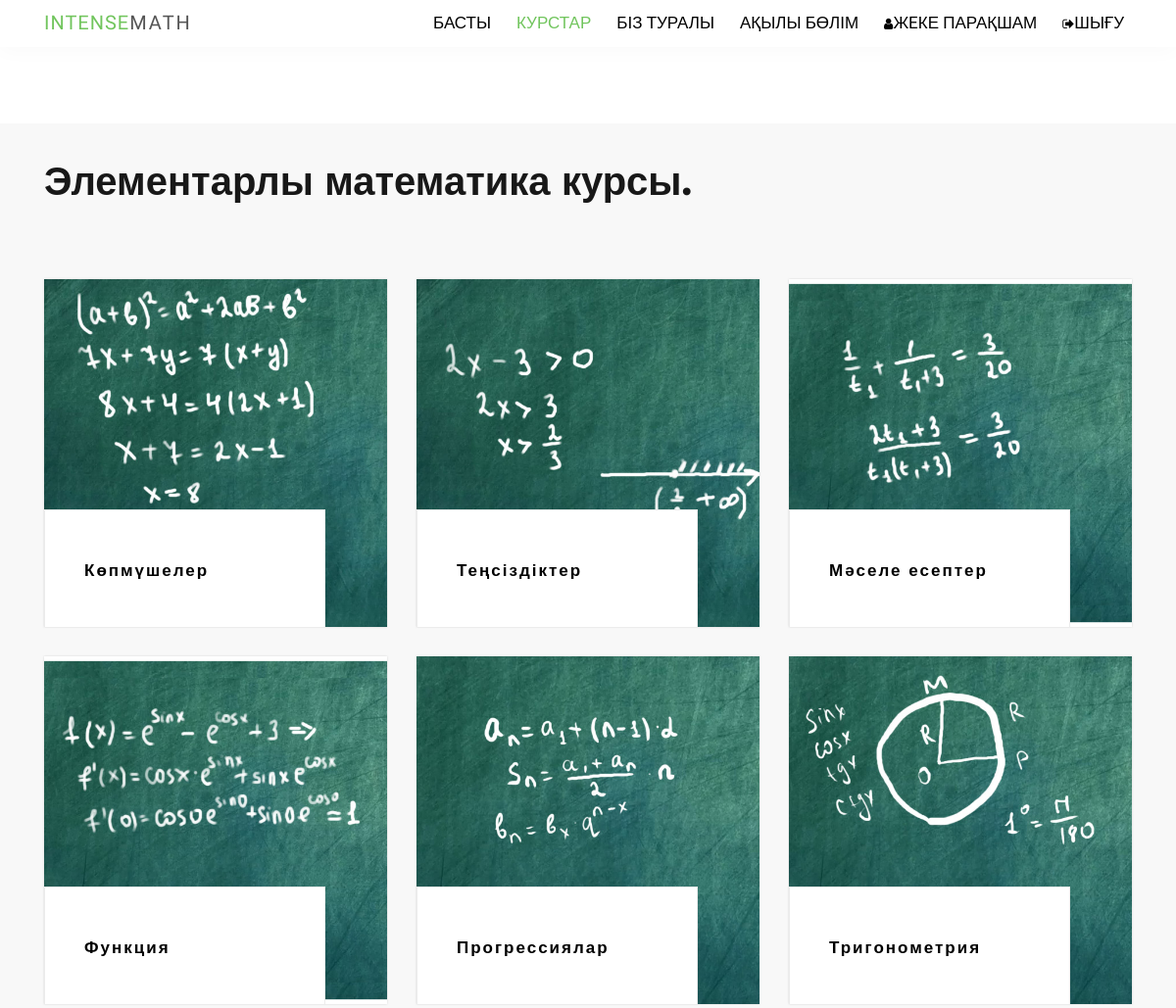
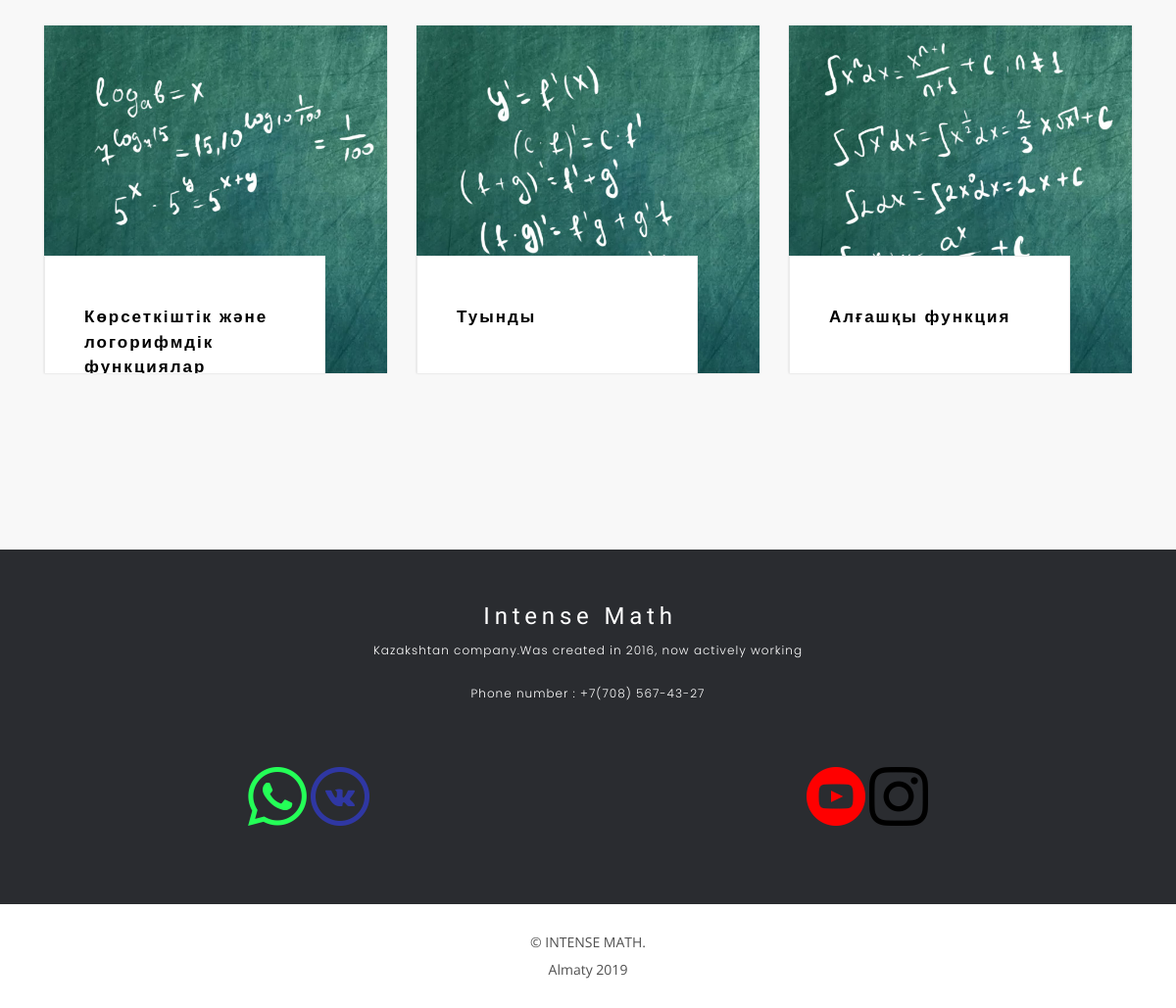
Page /category/ (signed in) on the committed database (2 pictures, top to bottom).
### mathapp/models.py (models this page shows, shortened)
class Category(models.Model):
	name = models.CharField(max_length=50)
	slug = models.SlugField()
	text = models.TextField(null=True)
	image = models.ImageField(upload_to=generic_filename, blank=True, null=True)
	def get_absolute_url(self):
		return reverse('category-detail', kwargs={'slug': self.slug})

### mathapp/views.py (the view)
# urls.py: url(r'^category/$', CategoryListView.as_view(), name='category'),
class CategoryListView(ListView):
	model = Category
	template_name = 'category.html'
	def get_context_data(self, *args, **kwargs):
		user = self.kwargs.get('user')
		context = super(CategoryListView, self).get_context_data(*args, **kwargs)
		context['categories'] = self.model.objects.all()
		context['articles'] = Elementary_math.objects.all()
		context['current_user'] = UserAll.objects.get(user=self.request.user)
		return context

### mathapp/templates/category.html (shortened to what this page needs)
{% extends 'index.html' %}
 {% block menu %}
 <nav id="nav-menu-container">
  <ul class="nav-menu">
    <li><a href="{% url 'base_view' %}">Басты</a></li>
    <li class="menu-active"><a href="{% url 'base_view' %}#get-started">Курстар</a></li>
    <li><a href="{% url 'base_view' %}#team">Біз туралы</a></li>
    <li><a href="{% url 'base_view' %}#pricing">Ақылы бөлім</a></li>
   {% if request.user.is_authenticated %}
    <li><a href="{% url 'account_view' request.user %}"><i class="fa fa-user" aria-hidden="true"></i>Жeке парақшам</a></li>
    <li><a href="{% url 'logout_view' %}"><i class="fa fa-sign-out"></i>Шығу</a></li>
   {% endif %}
  </ul>
</nav>
{% endblock menu %}
{% block content %}
<br><br><br><br><br><br>
<div class="blog">
 <div class="container">
        <div class="row">
        <div class="col">
          <div class="welcome_title">Элементарлы математика курсы.</div>
        </div>
      </div>
      <div class="row blog_row">
        {% for category in categories %}
        <div class="col-lg-4">
          <div class="blog_post">
            <div class="blog_image" style="background-image:url({{ category.image.url }})"></div>
            <div class="blog_title_container">
              <br>
              {% if current_user.active == 1 %}
              <div class="blog_post_title"><a style="font-size: 17px;" href="{{ category.get_absolute_url }}">{{ category.name }}</a></div>
              {% else %}
              <div class="blog_post_title"><a style="font-size: 17px;" href="">{{ category.name }}</a></div>
              {% endif %}
              <br>
              <div class="blog_post_text">
                <p style="font-size: 15px">{{ category.text|safe }}</p>
              </div>
            </div>
          </div>
        </div>
        {% endfor %}
      </div>
    </div>
</div>
{% endblock content %}

### mathapp/templates/index.html (shortened to what this page needs)
<!DOCTYPE html>
<html lang="en">
<head>
    {% load staticfiles %}
  <link href="{% static 'lib/bootstrap/css/bootstrap.min.css' %}" rel="stylesheet">
  <link href="{% static 'lib/owlcarousel/assets/owl.carousel.min.css' %}" rel="stylesheet">
  <link href="{% static 'lib/owlcarousel/assets/owl.theme.default.min.css' %}" rel="stylesheet">
  <link href="{% static 'lib/font-awesome/css/font-awesome.min.css' %}" rel="stylesheet">
  <link href="{% static 'lib/animate/animate.min.css' %}" rel="stylesheet">
  <link href="{% static 'lib/modal-video/css/modal-video.min.css' %}" rel="stylesheet">
  <link rel="stylesheet" type="text/css" href="{% static 'css/blog.css' %}">
  <link rel="stylesheet" type="text/css" href="{% static 'css/blog_responsive.css' %}">
  <link rel="stylesheet" type="text/css" href="{% static 'css/blog_single.css' %}">
  <link rel="stylesheet" type="text/css" href="{% static 'css/blog_single_responsive.css' %}">
  <link rel="stylesheet" type="text/css" href="{% static 'css/_skill.css' %}">
  <link href="{% static 'css/style.css' %}" rel="stylesheet">
</head>
<body>
  <header id="header" class="header header-hide">
    <div class="container">
      <div id="logo" class="pull-left">
        <h1><a href="{% url 'base_view' %}" class="scrollto"><span>INTENSE</span>MATH</a></h1>
      </div>
      {% block menu %}{% endblock menu %}
    </div>
  </header>
{% block content %}{% endblock content %}
  <footer class="footer text-center">
    <div class="container">
      <div class="row">
        <div class="col-md-12">
          <div class="footer-logo">
            <a class="navbar-brand" href="#">Intense Math</a>
            <p>Kazakshtan company.Was created in 2016,
            now actively working
            </p>
            <p>Phone number : +7(708) 567-43-27</p>
          </div>
        </div>
      </div>
    </div><br><br><br>
      <div class="container">
      <div class="row">
        <div class="col-sm-6">
        <a href="https://wa.me/77085674327?text=Салем%20INTENSE MATH !"><img src="{% static 'img/whatsapp.png' %}" class="img-fluid"></a>
        <a href="https://vk.com/priznavashkikaznu"><img src="{% static 'img/vkontakte.png' %}"   class="img-fluid"></a>
        </div>
         <div class="col-sm-6">
        <a href="https://www.youtube.com/channel/UCQ3-XNTfGmCxkIvXo66eWRA?view_as=subscriber"><img src="{% static 'img/youtube.png' %}"  class="img-fluid"></a>
          <a href=""><img src="{% static 'img/instagram.png' %}" class="img-fluid"></a>
        </div>
      </div>
      </div>
    <div class="copyrights">
      <div class="container">
        <p>&copy; INTENSE MATH.</p>
        <p>Almaty 2019</p>
      </div>
    </div>
  </footer>
</body>
</html>

### static/css/blog.css (style rules this page uses)
* { margin: 0; padding: 0; -webkit-font-smoothing: antialiased; -webkit-text-shadow: rgba(0,0,0,.01) 0 0 1px; text-shadow: rgba(0,0,0,.01) 0 0 1px; }
body { font-family: 'Poppins', sans-serif; font-size: 14px; font-weight: 400; background: #FFFFFF; color: #a5a5a5; }
div { display: block; position: relative; -webkit-box-sizing: border-box; -moz-box-sizing: border-box; box-sizing: border-box; }
ul { list-style: none; margin-bottom: 0px; }
p { font-family: 'Poppins', sans-serif; font-size: 16px; line-height: 2; font-weight: 400; color: rgba(0,0,0,0.6); -webkit-font-smoothing: antialiased; -webkit-text-shadow: rgba(0,0,0,.01) 0 0 1px; text-shadow: rgba(0,0,0,.01) 0 0 1px; }
p:last-of-type { margin-bottom: 0; }
a, a:hover, a:visited, a:active, a:link { text-decoration: none; -webkit-font-smoothing: antialiased; -webkit-text-shadow: rgba(0,0,0,.01) 0 0 1px; text-shadow: rgba(0,0,0,.01) 0 0 1px; }
h1 { font-size: 40px; }
h1, h2, h3, h4, h5, h6 { font-family: 'Montserrat', sans-serif; font-weight: 700; color: #000000; -webkit-font-smoothing: antialiased; -webkit-text-shadow: rgba(0,0,0,.01) 0 0 1px; text-shadow: rgba(0,0,0,.01) 0 0 1px; }
.header { position: fixed; top: 0; left: 0; width: 100%; z-index: 100; box-shadow: 0px 5px 20px rgba(0,0,0,0.025); -webkit-transition: all 200ms ease; -moz-transition: all 200ms ease; -ms-transition: all 200ms ease; -o-transition: all 200ms ease; transition: all 200ms ease; }
.blog { width: 100%; background: #f8f8f8; padding-top: 29px; padding-bottom: 150px; }
.welcome_title { font-family: 'Montserrat', sans-serif; font-size: 40px; font-weight: 700; color: rgba(0,0,0,0.9); }
.blog_row { margin-top: 70px; }
.blog_post { width: 100%; height: 355px; box-shadow: 0px 0px 2px rgba(0,0,0,0.15); overflow: hidden; margin-bottom: 30px; }
.blog_image { position: absolute; top: 0; left: 0; width: 100%; height: 100%; background-repeat: no-repeat; background-size: cover; background-position: center center; }
.blog_title_container { position: absolute; left: 0; top: calc(100% - 120px); width: 82%; height: 100%; background: #FFFFFF; border: solid 1px #ebebeb; padding-left: 39px; padding-right: 40px; padding-top: 28px; -webkit-transition: all 300ms cubic-bezier(0.39, 0.575, 0.565, 1); -moz-transition: all 300ms cubic-bezier(0.39, 0.575, 0.565, 1); -ms-transition: all 300ms cubic-bezier(0.39, 0.575, 0.565, 1); -o-transition: all 300ms cubic-bezier(0.39, 0.575, 0.565, 1); transition: all 300ms cubic-bezier(0.39, 0.575, 0.565, 1); }
.blog_post_title { padding-left: 1px; }
.blog_post_title a { font-family: 'Montserrat', sans-serif; font-size: 30px; color: #000000; font-weight: 700; -webkit-transition: all 200ms ease; -moz-transition: all 200ms ease; -ms-transition: all 200ms ease; -o-transition: all 200ms ease; transition: all 200ms ease; }
.blog_post_text { margin-top: 16px; }
.blog_post_text p { font-size: 16px; line-height: 2; color: rgba(0,0,0,0.6); }
.footer { background: #252525; }

### mathapp/templates/index.html (style rules this page uses)
.nav-menu a { font-size: 17px; text-transform: none; color: black; font-weight: 20px; text-transform: uppercase; }
.nav-menu li { text-transform: none; }

### rows in the picture
Category: image (picture), name "Көпмүшелер"
Category: image (picture), name "Теңсіздіктер"
Category: image (picture), name "Мәселе есептер"
Category: image (picture), name "Функция"
Category: image (picture), name "Прогрессиялар"
Category: image (picture), name "Тригонометрия"
Category: image (picture), name "Көрсеткіштік және логорифмдік функциялар"
Category: image (picture), name "Туынды"
Category: image (picture), name "Алғашқы функция"
